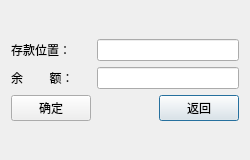
<?xml version="1.0" encoding="UTF-8"?>
<ui version="4.0">
 <class>AddSavingsDialog</class>
 <widget class="QDialog" name="AddSavingsDialog">
  <property name="geometry">
   <rect>
    <x>0</x>
    <y>0</y>
    <width>250</width>
    <height>160</height>
   </rect>
  </property>
  <property name="minimumSize">
   <size>
    <width>250</width>
    <height>160</height>
   </size>
  </property>
  <property name="maximumSize">
   <size>
    <width>250</width>
    <height>160</height>
   </size>
  </property>
  <property name="windowTitle">
   <string>新增存款</string>
  </property>
  <layout class="QGridLayout" name="gridLayout_2">
   <item row="0" column="1">
    <layout class="QGridLayout" name="gridLayout">
     <property name="horizontalSpacing">
      <number>6</number>
     </property>
     <item row="3" column="2">
      <widget class="QPushButton" name="returnBtn">
       <property name="focusPolicy">
        <enum>Qt::TabFocus</enum>
       </property>
       <property name="text">
        <string>返回</string>
       </property>
      </widget>
     </item>
     <item row="0" column="1" colspan="2">
      <widget class="QLineEdit" name="savingSystemLE">
       <property name="sizeIncrement">
        <size>
         <width>0</width>
         <height>0</height>
        </size>
       </property>
      </widget>
     </item>
     <item row="1" column="1" colspan="2">
      <widget class="QLineEdit" name="balanceLE">
       <property name="focusPolicy">
        <enum>Qt::StrongFocus</enum>
       </property>
      </widget>
     </item>
     <item row="1" column="0">
      <widget class="QLabel" name="label_2">
       <property name="baseSize">
        <size>
         <width>4</width>
         <height>0</height>
        </size>
       </property>
       <property name="text">
        <string>余        额：</string>
       </property>
      </widget>
     </item>
     <item row="0" column="0">
      <widget class="QLabel" name="label">
       <property name="baseSize">
        <size>
         <width>4</width>
         <height>0</height>
        </size>
       </property>
       <property name="text">
        <string>存款位置：</string>
       </property>
      </widget>
     </item>
     <item row="3" column="0">
      <widget class="QPushButton" name="conformBtn">
       <property name="baseSize">
        <size>
         <width>4</width>
         <height>0</height>
        </size>
       </property>
       <property name="text">
        <string>确定</string>
       </property>
      </widget>
     </item>
    </layout>
   </item>
  </layout>
 </widget>
 <tabstops>
  <tabstop>savingSystemLE</tabstop>
  <tabstop>balanceLE</tabstop>
  <tabstop>conformBtn</tabstop>
  <tabstop>returnBtn</tabstop>
 </tabstops>
 <resources/>
 <connections/>
</ui>
